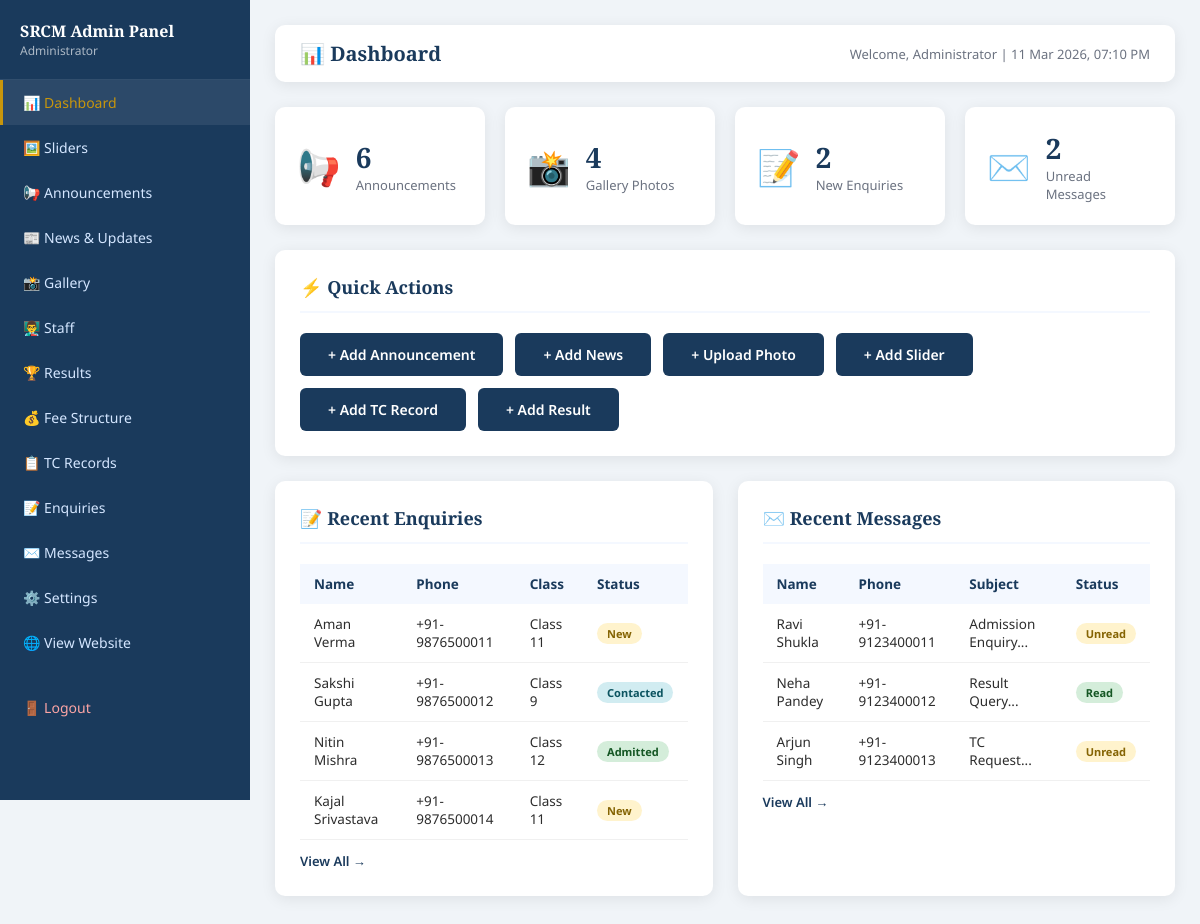
Screenshot of /srcm/admin/dashboard.php (signed in) with the database file from the repository.
### tables this page shows
CREATE TABLE enquiries (
  id INT AUTO_INCREMENT PRIMARY KEY,
  student_name VARCHAR(200),
  father_name VARCHAR(200),
  phone VARCHAR(20),
  email VARCHAR(200),
  class_applying VARCHAR(50),
  stream VARCHAR(50),
  message TEXT,
  status ENUM('new','contacted','admitted','rejected') DEFAULT 'new',
  created_at TIMESTAMP DEFAULT CURRENT_TIMESTAMP
);

CREATE TABLE contact_messages (
  id INT AUTO_INCREMENT PRIMARY KEY,
  name VARCHAR(200),
  phone VARCHAR(20),
  email VARCHAR(200),
  subject VARCHAR(300),
  message TEXT,
  is_read TINYINT(1) DEFAULT 0,
  created_at TIMESTAMP DEFAULT CURRENT_TIMESTAMP
);

### srcm/includes/config.php (called while the page is built, shortened)
<?php
function clean($str) {
    return htmlspecialchars(strip_tags(trim($str)), ENT_QUOTES, 'UTF-8');
}
?>

### srcm/admin/dashboard.php (the view, shortened to what this page needs)
<?php
require_once __DIR__ . '/includes/admin_header.php';
$db = getDB();
$stats = [
  'announcements' => $db->query("SELECT COUNT(*) FROM announcements WHERE is_active=1")->fetchColumn(),
  'gallery'       => $db->query("SELECT COUNT(*) FROM gallery WHERE is_active=1")->fetchColumn(),
  'enquiries'     => $db->query("SELECT COUNT(*) FROM enquiries WHERE status='new'")->fetchColumn(),
  'messages'      => $db->query("SELECT COUNT(*) FROM contact_messages WHERE is_read=0")->fetchColumn(),
];
$recentEnquiries = $db->query("SELECT * FROM enquiries ORDER BY created_at DESC LIMIT 5")->fetchAll();
$recentMessages  = $db->query("SELECT * FROM contact_messages ORDER BY created_at DESC LIMIT 5")->fetchAll();
?>
<div class="admin-main">
  <div class="admin-topbar">
    <h1>📊 Dashboard</h1>
    <div style="font-size:13px;color:#6b7280;">Welcome, <?= $_SESSION['admin_name'] ?> | <?= date('d M Y, h:i A') ?></div>
  </div>
  <div class="stat-boxes">
    <div class="stat-box"><div class="icon">📢</div><div class="info"><h3><?= $stats['announcements'] ?></h3><p>Announcements</p></div></div>
    <div class="stat-box"><div class="icon">📸</div><div class="info"><h3><?= $stats['gallery'] ?></h3><p>Gallery Photos</p></div></div>
    <div class="stat-box"><div class="icon">📝</div><div class="info"><h3><?= $stats['enquiries'] ?></h3><p>New Enquiries</p></div></div>
    <div class="stat-box"><div class="icon">✉️</div><div class="info"><h3><?= $stats['messages'] ?></h3><p>Unread Messages</p></div></div>
  </div>
  <div class="admin-card">
    <h2>⚡ Quick Actions</h2>
    <div style="display:flex;gap:12px;flex-wrap:wrap;">
      <a href="<?= SITE_URL ?>/admin/announcements.php?action=add" class="btn-primary">+ Add Announcement</a>
      <a href="<?= SITE_URL ?>/admin/news.php?action=add" class="btn-primary">+ Add News</a>
      <a href="<?= SITE_URL ?>/admin/gallery.php?action=add" class="btn-primary">+ Upload Photo</a>
      <a href="<?= SITE_URL ?>/admin/sliders.php?action=add" class="btn-primary">+ Add Slider</a>
      <a href="<?= SITE_URL ?>/admin/tc.php?action=add" class="btn-primary">+ Add TC Record</a>
      <a href="<?= SITE_URL ?>/admin/results.php?action=add" class="btn-primary">+ Add Result</a>
    </div>
  </div>
  <div style="display:grid;grid-template-columns:1fr 1fr;gap:25px;">
    <div class="admin-card">
      <h2>📝 Recent Enquiries</h2>
      <table class="admin-table">
        <thead><tr><th>Name</th><th>Phone</th><th>Class</th><th>Status</th></tr></thead>
        <tbody>
          <?php foreach($recentEnquiries as $e): ?>
          <tr>
            <td><?= clean($e['student_name']) ?></td>
            <td><?= clean($e['phone']) ?></td>
            <td><?= clean($e['class_applying']) ?></td>
            <td><span class="badge badge-<?= $e['status']=='new'?'warning':($e['status']=='admitted'?'success':'info') ?>"><?= ucfirst($e['status']) ?></span></td>
          </tr>
          <?php endforeach; ?>
        </tbody>
      </table>
      <a href="<?= SITE_URL ?>/admin/enquiries.php" style="font-size:13px;color:var(--primary);font-weight:600;display:inline-block;margin-top:12px;">View All →</a>
    </div>
    <div class="admin-card">
      <h2>✉️ Recent Messages</h2>
      <table class="admin-table">
        <thead><tr><th>Name</th><th>Phone</th><th>Subject</th><th>Status</th></tr></thead>
        <tbody>
          <?php foreach($recentMessages as $m): ?>
          <tr>
            <td><?= clean($m['name']) ?></td>
            <td><?= clean($m['phone']) ?></td>
            <td><?= clean(substr($m['subject'],0,20)) ?>...</td>
            <td><span class="badge badge-<?= $m['is_read']?'success':'warning' ?>"><?= $m['is_read']?'Read':'Unread' ?></span></td>
          </tr>
          <?php endforeach; ?>
        </tbody>
      </table>
      <a href="<?= SITE_URL ?>/admin/messages.php" style="font-size:13px;color:var(--primary);font-weight:600;display:inline-block;margin-top:12px;">View All →</a>
    </div>
  </div>
</div>
</body></html>

### srcm/assets/css/style.css (style rules this page uses)
:root { --primary: #1a3a5c; --secondary: #c8960c; --accent: #e84517; --light: #f4f8ff; --white: #ffffff; --text: #2d2d2d; --muted: #6b7280; --border: #e5e7eb; --shadow: 0 3px 15px rgba(0,0,0,0.08); }
* { margin: 0; padding: 0; box-sizing: border-box; }
body { font-family: 'Noto Sans', sans-serif; color: var(--text); background: #fff; overflow-x: hidden; }
a { text-decoration: none; }
.btn-primary { display: inline-block; background: var(--primary); color: white; padding: 12px 28px; border-radius: 6px; font-weight: 600; transition: .2s; font-size: 14px; border: none; cursor: pointer; font-family: inherit; }
.admin-body { background: #f0f4f8; }
.admin-main { margin-left: 250px; padding: 25px; }
.admin-topbar { background: white; padding: 15px 25px; border-radius: 10px; margin-bottom: 25px; display: flex; justify-content: space-between; align-items: center; box-shadow: var(--shadow); }
.admin-topbar h1 { font-size: 20px; color: var(--primary); font-family: 'Playfair Display',serif; }
.admin-card { background: white; border-radius: 10px; box-shadow: var(--shadow); padding: 25px; margin-bottom: 25px; }
.admin-card h2 { font-size: 18px; color: var(--primary); margin-bottom: 20px; padding-bottom: 12px; border-bottom: 2px solid var(--light); font-family: 'Playfair Display',serif; }
.stat-boxes { display: grid; grid-template-columns: repeat(4,1fr); gap: 20px; margin-bottom: 25px; }
.stat-box { background: white; border-radius: 10px; padding: 22px; box-shadow: var(--shadow); display: flex; align-items: center; gap: 15px; }
.stat-box .icon { font-size: 35px; }
.stat-box .info h3 { font-size: 28px; font-weight: 900; color: var(--primary); font-family: 'Playfair Display',serif; }
.stat-box .info p { font-size: 13px; color: var(--muted); }
.admin-table { width: 100%; border-collapse: collapse; font-size: 13.5px; }
.admin-table th { background: var(--light); color: var(--primary); padding: 11px 14px; text-align: left; font-weight: 700; }
.admin-table td { padding: 11px 14px; border-bottom: 1px solid #f0f0f0; vertical-align: middle; }
.badge { display: inline-block; padding: 3px 10px; border-radius: 20px; font-size: 11px; font-weight: 700; }
.badge-success { background: #d4edda; color: #155724; }
.badge-warning { background: #fff3cd; color: #856404; }
.badge-info { background: #d1ecf1; color: #0c5460; }

### rows the page displays
enquiries: student_name "Aman Verma", phone "+91-9876500011", class_applying "Class 11", status "New"
enquiries: student_name "Sakshi Gupta", phone "+91-9876500012", class_applying "Class 9", status "Contacted"
enquiries: student_name "Nitin Mishra", phone "+91-9876500013", class_applying "Class 12", status "Admitted"
enquiries: student_name "Kajal Srivastava", phone "+91-9876500014", class_applying "Class 11", status "New"
contact_messages: name "Ravi Shukla", phone "+91-9123400011", subject "Admission Enquiry", is_read "Unread"
contact_messages: name "Neha Pandey", phone "+91-9123400012", subject "Result Query", is_read "Read"
contact_messages: name "Arjun Singh", phone "+91-9123400013", subject "TC Request", is_read "Unread"

### other values shown
$_SESSION['admin_name'] "Administrator"
$stats['announcements'] "6"
$stats['gallery'] "4"
$stats['enquiries'] "2"
$stats['messages'] "2"
